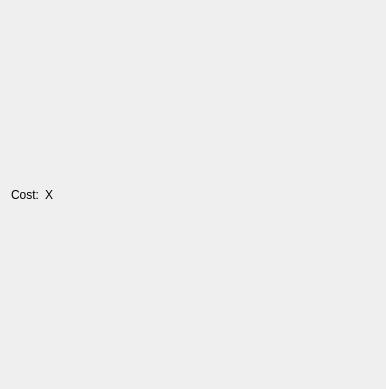
<?xml version="1.0" encoding="UTF-8"?>
<ui version="4.0">
 <class>CostPool</class>
 <widget class="QWidget" name="CostPool">
  <property name="geometry">
   <rect>
    <x>0</x>
    <y>0</y>
    <width>386</width>
    <height>389</height>
   </rect>
  </property>
  <property name="windowTitle">
   <string>Form</string>
  </property>
  <layout class="QVBoxLayout" name="verticalLayout">
   <item>
    <layout class="QHBoxLayout" name="costLayout" stretch="0,1">
     <item>
      <widget class="QLabel" name="label">
       <property name="text">
        <string>Cost:</string>
       </property>
      </widget>
     </item>
     <item>
      <widget class="QLabel" name="costLabel">
       <property name="text">
        <string>X</string>
       </property>
      </widget>
     </item>
    </layout>
   </item>
  </layout>
 </widget>
 <resources/>
 <connections/>
</ui>
